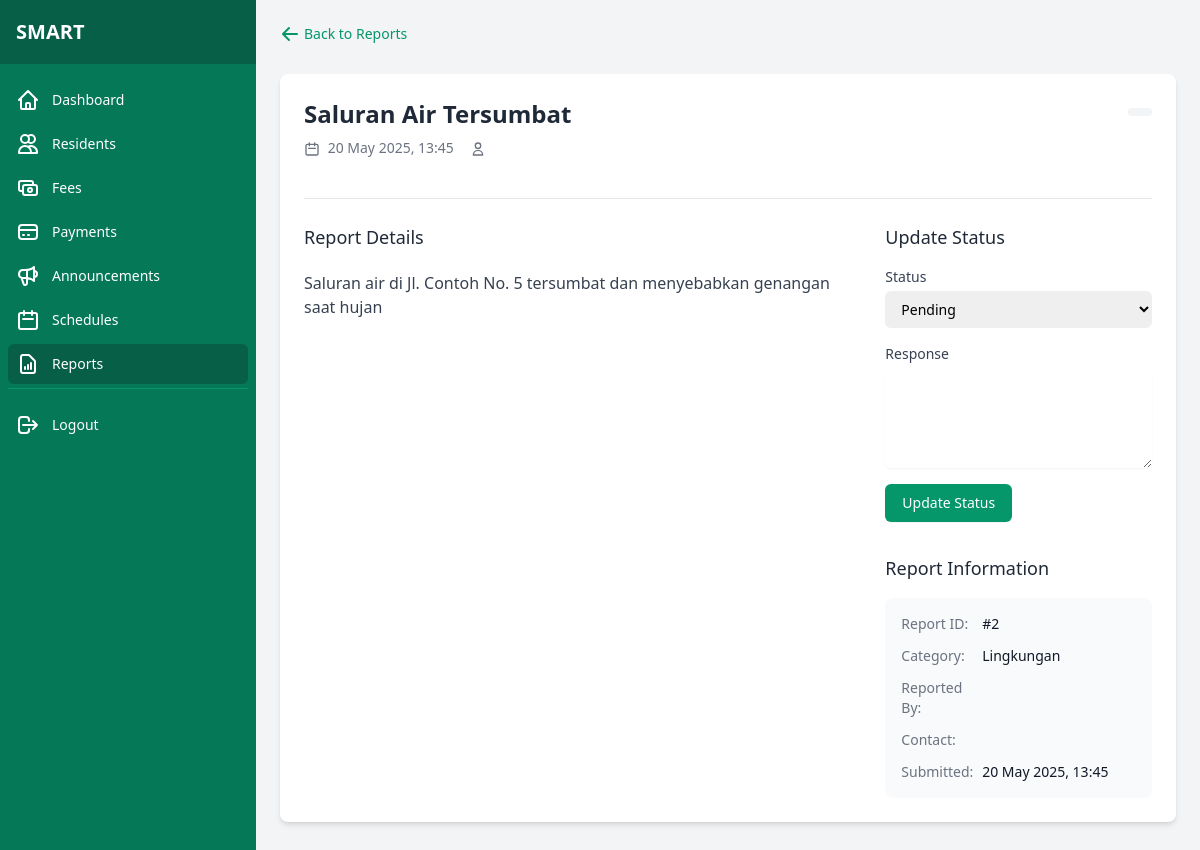
Before: /admin/report/view/2 (signed in) with the older database file.
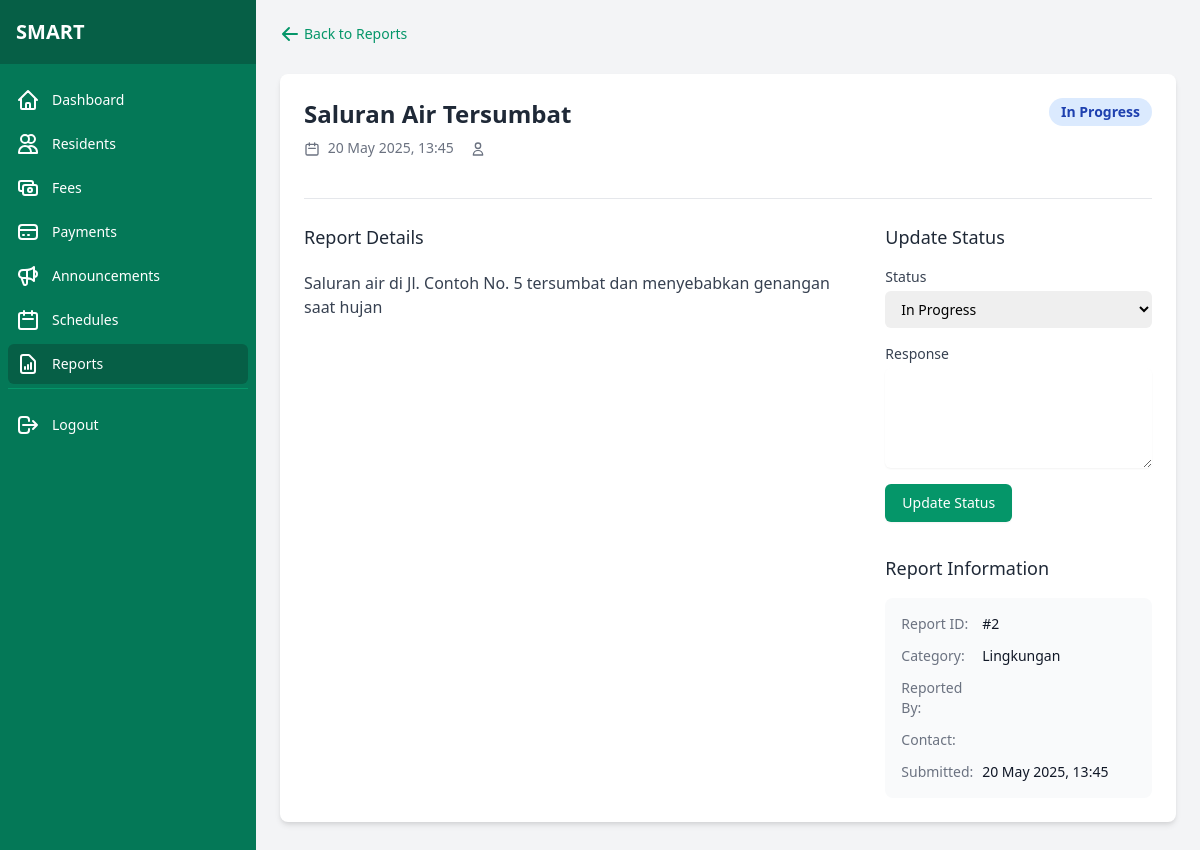
After: the same page with the newer database file.
### tables this page shows
CREATE TABLE IF NOT EXISTS reports (
    id INT AUTO_INCREMENT PRIMARY KEY,
    user_id INT NOT NULL,
    title VARCHAR(200) NOT NULL,
    description TEXT NOT NULL,
    category VARCHAR(50) NOT NULL,
    image VARCHAR(255),
    status ENUM('pending', 'in_progress', 'resolved', 'rejected') NOT NULL DEFAULT 'pending',
    admin_response TEXT,
    created_at DATETIME DEFAULT CURRENT_TIMESTAMP,
    updated_at DATETIME ON UPDATE CURRENT_TIMESTAMP,
    FOREIGN KEY (user_id) REFERENCES users(id) ON DELETE CASCADE
);

### app/views/admin/view_report.php (the view, shortened to what the rows shown need)
<?php require_once __DIR__ . '/../components/admin_header.php'; ?>
<div class="flex h-screen bg-gray-100">
    <?php require_once __DIR__ . '/../components/admin_sidebar.php'; ?>
    <div class="flex-1 overflow-auto">
        <main class="p-6">
            <div class="mb-6">
                <a href="/admin/reports" class="inline-flex items-center text-sm text-green-600 hover:text-green-800">
                    <svg xmlns="http://www.w3.org/2000/svg" class="h-5 w-5 mr-1" viewBox="0 0 20 20" fill="currentColor">
                        <path fill-rule="evenodd" d="M9.707 16.707a1 1 0 01-1.414 0l-6-6a1 1 0 010-1.414l6-6a1 1 0 011.414 1.414L5.414 9H17a1 1 0 110 2H5.414l4.293 4.293a1 1 0 010 1.414z" clip-rule="evenodd" />
                    </svg>
                    Back to Reports
                </a>
            </div>
            <div class="bg-white rounded-lg shadow-md overflow-hidden mb-6">
                <div class="p-6">
                    <div class="flex justify-between items-start">
                        <div>
                            <h1 class="text-2xl font-bold text-gray-800 mb-2"><?php echo htmlspecialchars($report['title'] ?? ''); ?></h1>
                            <div class="flex items-center text-sm text-gray-500 mb-4">
                                <span class="mr-4">
                                    <svg xmlns="http://www.w3.org/2000/svg" class="h-4 w-4 inline mr-1" fill="none" viewBox="0 0 24 24" stroke="currentColor">
                                        <path stroke-linecap="round" stroke-linejoin="round" stroke-width="2" d="M8 7V3m8 4V3m-9 8h10M5 21h14a2 2 0 002-2V7a2 2 0 00-2-2H5a2 2 0 00-2 2v12a2 2 0 002 2z" />
                                    </svg>
                                    <?php echo date('d M Y, H:i', strtotime($report['created_at'] ?? '')); ?>
                                </span>
                                <span>
                                    <svg xmlns="http://www.w3.org/2000/svg" class="h-4 w-4 inline mr-1" fill="none" viewBox="0 0 24 24" stroke="currentColor">
                                        <path stroke-linecap="round" stroke-linejoin="round" stroke-width="2" d="M16 7a4 4 0 11-8 0 4 4 0 018 0zM12 14a7 7 0 00-7 7h14a7 7 0 00-7-7z" />
                                    </svg>
                                </span>
                            </div>
                        </div>
                        <div>
                            <?php
                                $statusClasses = [
                                    'pending' => 'bg-yellow-100 text-yellow-800',
                                    'in_progress' => 'bg-blue-100 text-blue-800',
                                    'resolved' => 'bg-green-100 text-green-800',
                                    'rejected' => 'bg-red-100 text-red-800'
                                ];
                                $statusLabels = [
                                    'pending' => 'Pending',
                                    'in_progress' => 'In Progress',
                                    'resolved' => 'Resolved',
                                    'rejected' => 'Rejected'
                                ];
                                $statusClass = $statusClasses[$report['status'] ?? ''] ?? 'bg-gray-100 text-gray-800';
                                $statusLabel = $statusLabels[$report['status'] ?? ''] ?? ucfirst($report['status'] ?? '');
                            ?>
                            <span class="px-3 py-1 inline-flex text-sm leading-5 font-semibold rounded-full <?php echo $statusClass; ?>">
                                <?php echo $statusLabel; ?>
                            </span>
                        </div>
                    </div>
                    <div class="border-t border-gray-200 mt-6 pt-6">
                        <div class="grid grid-cols-1 md:grid-cols-3 gap-6">
                            <div class="md:col-span-2">
                                <h2 class="text-lg font-medium text-gray-800 mb-4">Report Details</h2>
                                <div class="prose max-w-none">
                                    <p><?php echo nl2br(htmlspecialchars($report['description'] ?? '')); ?></p>
                                </div>
                            </div>
                            <div>
                                <h2 class="text-lg font-medium text-gray-800 mb-4">Update Status</h2>
                                <form action="/admin/report/status/<?php echo $report['id']; ?>" method="POST" class="space-y-4">
                                    <div>
                                        <label for="status" class="block text-sm font-medium text-gray-700 mb-1">Status</label>
                                        <select id="status" name="status" class="mt-1 block w-full pl-3 pr-10 py-2 text-base border-gray-300 focus:outline-none focus:ring-green-500 focus:border-green-500 sm:text-sm rounded-md">
                                            <option value="pending" <?php echo ($report['status'] ?? '') === 'pending' ? 'selected' : ''; ?>>Pending</option>
                                            <option value="in_progress" <?php echo ($report['status'] ?? '') === 'in_progress' ? 'selected' : ''; ?>>In Progress</option>
                                        </select>
                                    </div>
                                    <div>
                                        <label for="response" class="block text-sm font-medium text-gray-700 mb-1">Response</label>
                                        <textarea id="response" name="response" rows="5" class="mt-1 block w-full border-gray-300 rounded-md shadow-sm focus:ring-green-500 focus:border-green-500 sm:text-sm"><?php echo htmlspecialchars($report['admin_response'] ?? ''); ?></textarea>
                                    </div>
                                    <div>
                                        <button type="submit" class="inline-flex justify-center py-2 px-4 border border-transparent shadow-sm text-sm font-medium rounded-md text-white bg-green-600 hover:bg-green-700 focus:outline-none focus:ring-2 focus:ring-offset-2 focus:ring-green-500">
                                            Update Status
                                        </button>
                                    </div>
                                </form>
                                <div class="mt-8">
                                    <h2 class="text-lg font-medium text-gray-800 mb-4">Report Information</h2>
                                    <div class="bg-gray-50 rounded-lg p-4">
                                        <dl class="space-y-3 text-sm">
                                            <div class="grid grid-cols-3 gap-2">
                                                <dt class="font-medium text-gray-500">Report ID:</dt>
                                                <dd class="col-span-2 text-gray-900">#<?php echo $report['id']; ?></dd>
                                            </div>
                                            <div class="grid grid-cols-3 gap-2">
                                                <dt class="font-medium text-gray-500">Category:</dt>
                                                <dd class="col-span-2 text-gray-900">
                                                    <?php
                                                        $categoryLabels = [
                                                            'infrastructure' => 'Infrastructure',
                                                            'security' => 'Security',
                                                            'environment' => 'Environment',
                                                            'noise' => 'Noise',
                                                            'other' => 'Other'
                                                        ];
                                                        echo $categoryLabels[$report['category'] ?? ''] ?? ucfirst($report['category'] ?? '');
                                                    ?>
                                                </dd>
                                            </div>
                                            <div class="grid grid-cols-3 gap-2">
                                                <dt class="font-medium text-gray-500">Reported By:</dt>
                                                <dd class="col-span-2 text-gray-900"><?php echo htmlspecialchars($report['resident_name'] ?? ''); ?></dd>
                                            </div>
                                            <div class="grid grid-cols-3 gap-2">
                                                <dt class="font-medium text-gray-500">Contact:</dt>
                                                <dd class="col-span-2 text-gray-900"><?php echo htmlspecialchars($report['resident_email'] ?? ''); ?></dd>
                                            </div>
                                            <div class="grid grid-cols-3 gap-2">
                                                <dt class="font-medium text-gray-500">Submitted:</dt>
                                                <dd class="col-span-2 text-gray-900"><?php echo date('d M Y, H:i', strtotime($report['created_at'] ?? '')); ?></dd>
                                            </div>
                                        </dl>
                                    </div>
                                </div>
                            </div>
                        </div>
                    </div>
                </div>
            </div>
        </main>
    </div>
</div>
<?php require_once __DIR__ . '/../components/admin_footer.php'; ?>

### routes/web.php (shortened to what the rows shown need)
<?php
class Router {
    private static $routes = [];
    public static function register($method, $url, $controller, $action) {
        self::$routes[] = [
            'method' => $method,
            'url' => $url,
            'controller' => $controller,
            'action' => $action
        ];
    }
    public static function route($url) {
        $method = $_SERVER['REQUEST_METHOD'];
        foreach (self::$routes as $route) {
            $pattern = self::convertRouteToRegex($route['url']);
            if ($route['method'] == $method && preg_match($pattern, $url, $matches)) {
                array_shift($matches);
                $controller = new $controllerName();
                call_user_func_array([$controller, $route['action']], $matches);
                return;
            }
        }
    }
    private static function convertRouteToRegex($route) {
        $route = preg_replace('/\:([a-zA-Z0-9]+)/', '([^/]+)', $route);
        return '/^' . str_replace('/', '\/', $route) . '$/';
    }
}

### app/views/components/admin_sidebar.php (shortened to what the rows shown need)
<div class="hidden md:flex md:flex-shrink-0">
    <div class="flex flex-col w-64">
        <div class="flex flex-col h-0 flex-1 bg-green-700">
            <div class="flex items-center h-16 flex-shrink-0 px-4 bg-green-800">
                <h1 class="text-xl font-bold text-white">SMART</h1>
            </div>
            <div class="flex-1 flex flex-col overflow-y-auto">
                <nav class="flex-1 px-2 py-4 space-y-1">
                    <a href="/admin/dashboard" class="<?php echo strpos($_SERVER['REQUEST_URI'], '/admin/dashboard') === 0 ? 'bg-green-800' : 'hover:bg-green-600'; ?> text-white group flex items-center px-2 py-2 text-sm font-medium rounded-md">
                        Dashboard
                    </a>
                    <a href="/admin/residents" class="<?php echo strpos($_SERVER['REQUEST_URI'], '/admin/resident') === 0 ? 'bg-green-800' : 'hover:bg-green-600'; ?> text-white group flex items-center px-2 py-2 text-sm font-medium rounded-md">
                        <svg xmlns="http://www.w3.org/2000/svg" class="mr-3 h-6 w-6" fill="none" viewBox="0 0 24 24" stroke="currentColor">
                            <path stroke-linecap="round" stroke-linejoin="round" stroke-width="2" d="M12 4.354a4 4 0 110 5.292M15 21H3v-1a6 6 0 0112 0v1zm0 0h6v-1a6 6 0 00-9-5.197M13 7a4 4 0 11-8 0 4 4 0 018 0z" />
                        </svg>
                        Residents
                    </a>
                    <a href="/admin/fees" class="<?php echo strpos($_SERVER['REQUEST_URI'], '/admin/fee') === 0 ? 'bg-green-800' : 'hover:bg-green-600'; ?> text-white group flex items-center px-2 py-2 text-sm font-medium rounded-md">
                        Fees
                    </a>
                    <a href="/admin/payments" class="<?php echo strpos($_SERVER['REQUEST_URI'], '/admin/payment') === 0 ? 'bg-green-800' : 'hover:bg-green-600'; ?> text-white group flex items-center px-2 py-2 text-sm font-medium rounded-md">
                        <svg xmlns="http://www.w3.org/2000/svg" class="mr-3 h-6 w-6" fill="none" viewBox="0 0 24 24" stroke="currentColor">
                            <path stroke-linecap="round" stroke-linejoin="round" stroke-width="2" d="M3 10h18M7 15h1m4 0h1m-7 4h12a3 3 0 003-3V8a3 3 0 00-3-3H6a3 3 0 00-3 3v8a3 3 0 003 3z" />
                        </svg>
                        Payments
                    </a>
                    <a href="/admin/announcements" class="<?php echo strpos($_SERVER['REQUEST_URI'], '/admin/announcement') === 0 ? 'bg-green-800' : 'hover:bg-green-600'; ?> text-white group flex items-center px-2 py-2 text-sm font-medium rounded-md">
                        Announcements
                    </a>
                    <a href="/admin/schedules" class="<?php echo strpos($_SERVER['REQUEST_URI'], '/admin/schedule') === 0 ? 'bg-green-800' : 'hover:bg-green-600'; ?> text-white group flex items-center px-2 py-2 text-sm font-medium rounded-md">
                        <svg xmlns="http://www.w3.org/2000/svg" class="mr-3 h-6 w-6" fill="none" viewBox="0 0 24 24" stroke="currentColor">
                            <path stroke-linecap="round" stroke-linejoin="round" stroke-width="2" d="M8 7V3m8 4V3m-9 8h10M5 21h14a2 2 0 002-2V7a2 2 0 00-2-2H5a2 2 0 00-2 2v12a2 2 0 002 2z" />
                        </svg>
                        Schedules
                    </a>
                    <a href="/admin/reports" class="<?php echo strpos($_SERVER['REQUEST_URI'], '/admin/report') === 0 ? 'bg-green-800' : 'hover:bg-green-600'; ?> text-white group flex items-center px-2 py-2 text-sm font-medium rounded-md">
                        Reports
                    </a>
                    <div class="pt-4 mt-4 border-t border-green-600">
                        <a href="/logout" class="text-white hover:bg-green-600 group flex items-center px-2 py-2 text-sm font-medium rounded-md">
                            <svg xmlns="http://www.w3.org/2000/svg" class="mr-3 h-6 w-6" fill="none" viewBox="0 0 24 24" stroke="currentColor">
                                <path stroke-linecap="round" stroke-linejoin="round" stroke-width="2" d="M17 16l4-4m0 0l-4-4m4 4H7m6 4v1a3 3 0 01-3 3H6a3 3 0 01-3-3V7a3 3 0 013-3h4a3 3 0 013 3v1" />
                            </svg>
                            Logout
                        </a>
                    </div>
                </nav>
            </div>
        </div>
    </div>
</div>

Changed rows visible on the page:
changed reports "Saluran Air Tersumbat": status (not shown) → "In Progress"; status "Pending" → "In Progress"
